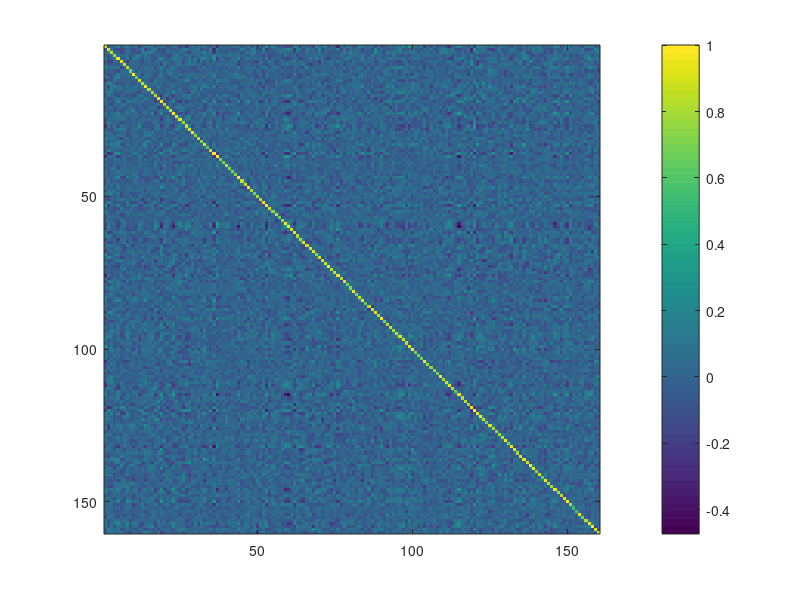
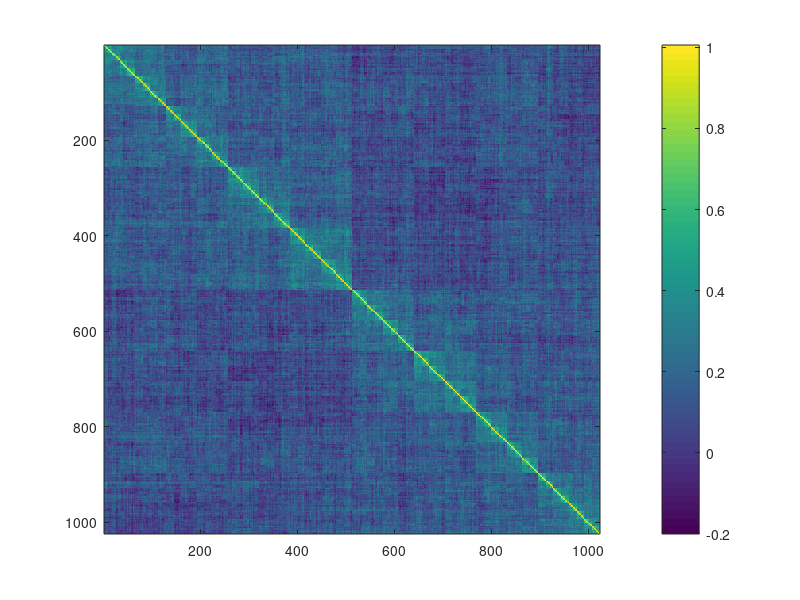
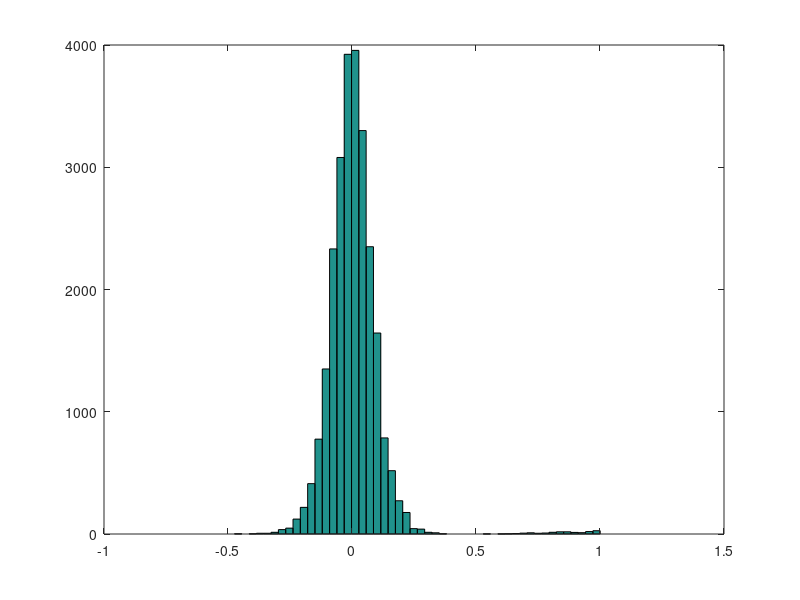
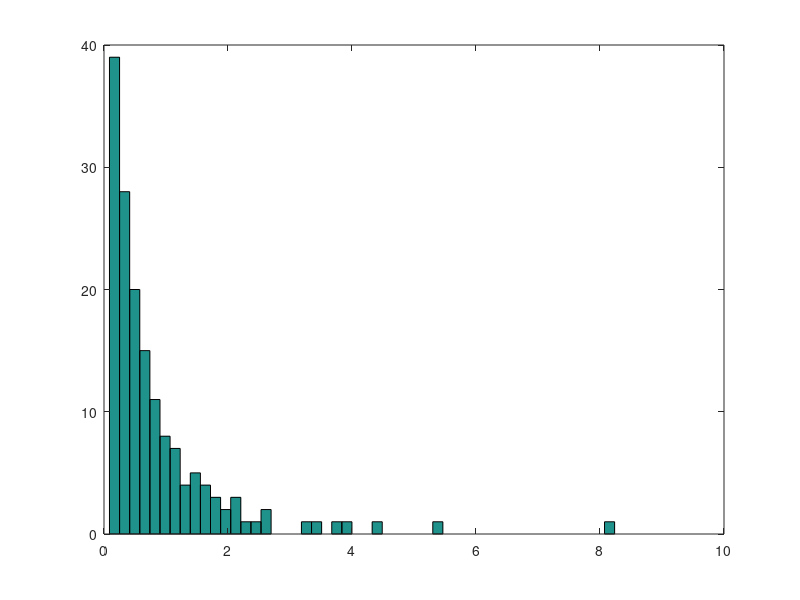

These charts were generated, in order, by the following MATLAB code: (Note: this script raises an error after producing the figures.)
%Keeping branching events and positions constant - varying the mutations
%per branch.
clear all;
close all;
clear MutationVariance;
N_pos=160;
branches=10;
%resolution=1;
%steps_per_branch=1;

J = eye(N_pos);
%interactions C is similar to J.
J(100,2)=0;
J(2,100)=0;
J(100,3)=0;
J(3,100)=0;
J(102,4)=0;
J(4,102)=0;
tic
%for s=1:400   
    C =zeros(2^branches);
    for j=1:1
    steps_per_branch = 10;
    proteins = randi(0:1,1,N_pos);
    proteins = (proteins*2) - ones(size(proteins));
    E_ij = -1*J.*(proteins'*proteins);
    E_0 = 0.5*sum(E_ij(:));
    clear foo;
    % evolution and duplication....
    for bct = 1:branches
        for pct = 1:size(proteins,1)
            
            % evolution step
            for t = 1:steps_per_branch
                hot = randi(N_pos);
                proteins(pct,hot) = - proteins(pct,hot);
                E_ij=-1*J.*(proteins(pct,:)'*proteins(pct,:));
                E_new=0.5*sum(E_ij(:));
                Delta_E=E_new-E_0;
                if E_new>= E_0
                    prob_accept=exp(-Delta_E);
                    decider=rand;
                    if prob_accept<decider
                        E_new=E_0;
                        proteins(pct,hot)=-proteins(pct,hot);
                    end
                end
            end
            E_0=E_new;
        end
        
        proteins = repmat(proteins,2,1);
        % duplication step
        for count = 1:size(proteins,1)/2
            foo(2*count-1:2*count,:) = proteins([count,count+size(proteins,1)/2],:);
        end
        proteins=foo;
    end
     C=cov(proteins');
     C2=cov(proteins);
    end
    
    figure(1)
    imagesc(C2);
    colorbar
    
    figure(2)
    imagesc(C);
    colorbar
   %%
   [V_C,D_C] =eig(C);
   D_C = eig(C);
   [V_C2,D_C2] = eig(C2);
   D_C2=eig(C2);
   
   figure(3)
   hist(C2(:),50);
%%   
   figure(4)
   hist(D_C2(:),50);
   
%%
n = N_pos;
[LAMBDA, lambda_idx] = sort(D_C2,'descend');
EVT = V_C2(:,lambda_idx);

greyColor = [120, 120, 120]/255;
evtA = EVT(:,1);
t1 = max(abs(evtA));
evtB = EVT(:,2);
t2 = max(abs(evtB));
t = 2/sqrt(n);
figure
set(gca,'fontsize',15,'fontname','Helvetica','fontweight','b')
otherHandle = plot(evtA, evtB, 'o', 'markerFaceColor', greyColor, 'markerEdgeColor', greyColor, 'markerSize', 4);
for i = 1:n
    text(evtA(i), evtB(i), num2str(i));
end
hold on
circle([0,0],t,1000,'k--'); 
plot([-t, t], [0, 0], 'k--')
plot([0, 0], [-t, t], 'k--')

% legend([h1, h2, h3, h4, otherHandle], 'sector 1', 'sector 2', 'sector 3', 'sector 4', 'other component pairs')
%title('1st Eigenvector against 2nd Eigenvector')

set(gca, 'xTick', [-t1, 0, t1]);
set(gca, 'yTick', [-t2, 0, t2]);
xlim([-t1, t1]);
ylim([-t2, t2]);
xlabel('EVT 1')
ylabel('EVT 2')

greyColor = [120, 120, 120]/255;
evtA = EVT(:,length(LAMBDA)-1);
t1 = max(abs(evtA));
evtB = EVT(:,length(LAMBDA));
t2 = max(abs(evtB));
figure
set(gca,'fontsize',15,'fontname','Helvetica','fontweight','b')
otherHandle = plot(evtA, evtB, 'o', 'markerFaceColor', greyColor, 'markerEdgeColor', greyColor, 'markerSize', 4);
for i = 1:n
    text(evtA(i), evtB(i), num2str(i));
end
hold on
circle([0,0],t,1000,'k--'); 
plot([-t2, t2], [0, 0], 'k--')
plot([0, 0], [-t2, t2], 'k--')

% legend([h1, h2, h3, h4, otherHandle], 'sector 1', 'sector 2', 'sector 3', 'sector 4', 'other component pairs')
%title('1st Eigenvector against 2nd Eigenvector')

set(gca, 'xTick', [-t1, 0, t1]);
set(gca, 'yTick', [-t2, 0, t2]);
xlim([-t1, t1]);
ylim([-t2, t2]);
xlabel(horzcat('EVT ',num2str(length(LAMBDA)-1)))

ylabel(horzcat('EVT ',num2str(length(LAMBDA))))

toc    
   % N_seq=size(proteins,1);
   
   % C2(s)=C(3,7)/100;
    %clear C;
  %  C2=cov(proteins');
    %C = C-diag(diag(C));
   % steps_per_branch
    %var(C(:))
    %MutationVariance(s)=var(C(:));
%end
%  t=[1:s]'.*resolution;
%  C2=C2';
%  BestFit=fit(t,C2,'exp1','Normalize','on');
%  figure(1)
%  plot(BestFit,t,C2);
%  xlabel('Number of Mutations per Branch')
%  ylabel('covariance')
